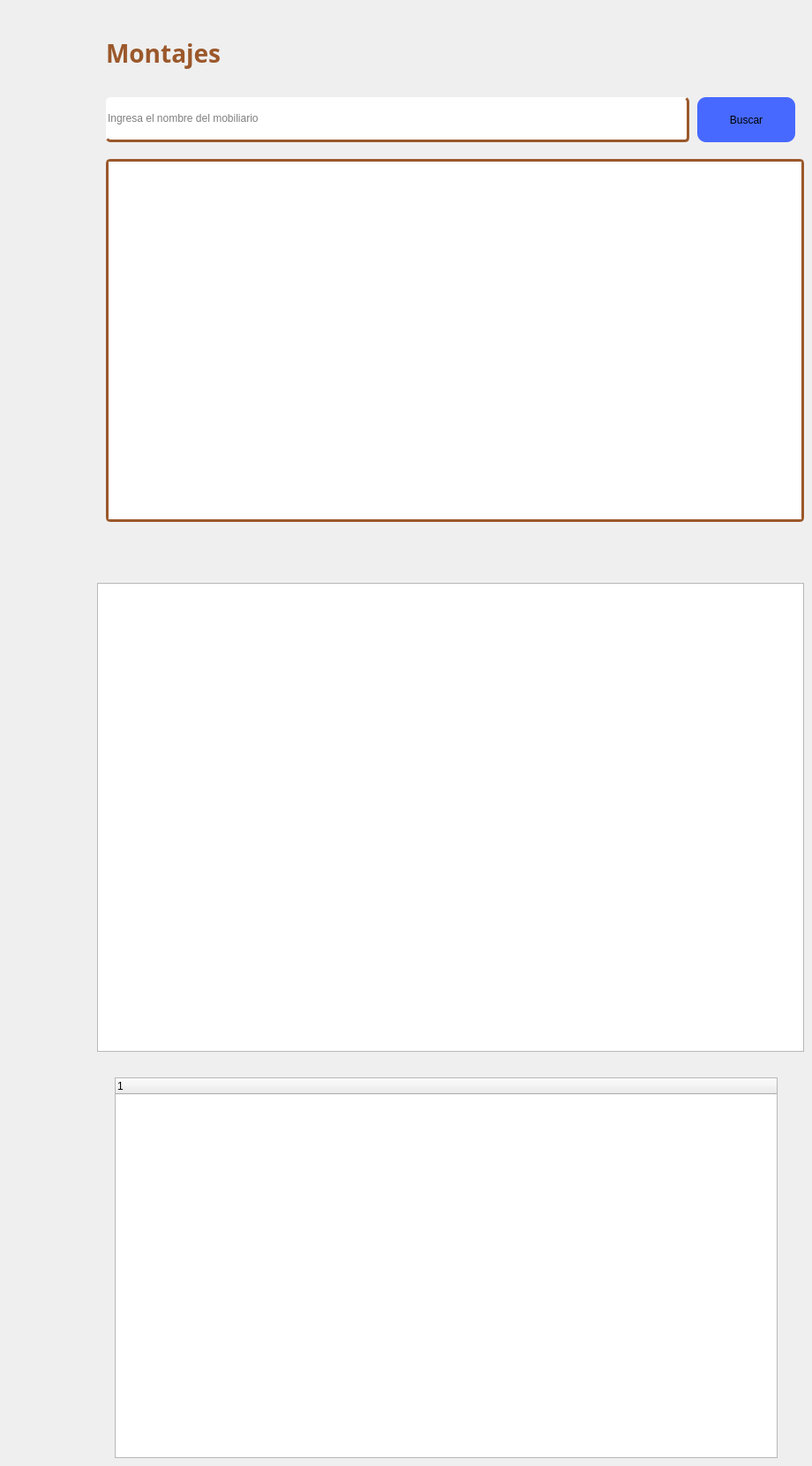
            <widget class="QWidget" name="tab_11">
             <attribute name="title">
              <string>Mobiliario en montajes</string>
             </attribute>
             <widget class="QPushButton" name="almBuscarE_5">
              <property name="geometry">
               <rect>
                <x>790</x>
                <y>110</y>
                <width>111</width>
                <height>51</height>
               </rect>
              </property>
              <property name="cursor">
               <cursorShape>PointingHandCursor</cursorShape>
              </property>
              <property name="styleSheet">
               <string notr="true">border: none;
border-radius: 10px;
background-color: rgb(71, 105, 255);</string>
              </property>
              <property name="text">
               <string>Buscar</string>
              </property>
             </widget>
             <widget class="QLineEdit" name="almBuscadorE_5">
              <property name="geometry">
               <rect>
                <x>120</x>
                <y>110</y>
                <width>661</width>
                <height>51</height>
               </rect>
              </property>
              <property name="styleSheet">
               <string notr="true">border: unset;
color: rgb(0, 0, 0);
border-radius: 5px;
border-bottom: 3px solid rgba(155, 88, 43, 1.0);
border-right: 3px solid  rgba(155, 88, 43, 1.0);</string>
              </property>
              <property name="placeholderText">
               <string>Ingresa el nombre del mobiliario</string>
              </property>
             </widget>
             <widget class="QTextEdit" name="almResulE_5">
              <property name="enabled">
               <bool>true</bool>
              </property>
              <property name="geometry">
               <rect>
                <x>120</x>
                <y>180</y>
                <width>791</width>
                <height>411</height>
               </rect>
              </property>
              <property name="font">
               <font>
                <family>Adwaita Sans</family>
                <pointsize>12</pointsize>
               </font>
              </property>
              <property name="cursor" stdset="0">
               <cursorShape>IBeamCursor</cursorShape>
              </property>
              <property name="styleSheet">
               <string notr="true">border: unset;
color: rgb(0, 0, 0);
border-radius: 5px;
border: 3px solid rgba(155, 88, 43, 1.0);
</string>
              </property>
              <property name="verticalScrollBarPolicy">
               <enum>Qt::ScrollBarPolicy::ScrollBarAsNeeded</enum>
              </property>
              <property name="readOnly">
               <bool>true</bool>
              </property>
             </widget>
             <widget class="QTableWidget" name="tableWidget">
              <property name="geometry">
               <rect>
                <x>110</x>
                <y>660</y>
                <width>801</width>
                <height>531</height>
               </rect>
              </property>
             </widget>
             <widget class="QTreeWidget" name="treeWidget">
              <property name="geometry">
               <rect>
                <x>130</x>
                <y>1220</y>
                <width>751</width>
                <height>431</height>
               </rect>
              </property>
              <property name="styleSheet">
               <string notr="true">color: rgb(0, 0, 0);</string>
              </property>
              <column>
               <property name="text">
                <string notr="true">1</string>
               </property>
              </column>
             </widget>
             <widget class="QLabel" name="label_50">
              <property name="geometry">
               <rect>
                <x>120</x>
                <y>40</y>
                <width>251</width>
                <height>41</height>
               </rect>
              </property>
              <property name="font">
               <font>
                <family>Adwaita Sans</family>
                <pointsize>-1</pointsize>
                <bold>true</bold>
               </font>
              </property>
              <property name="styleSheet">
               <string notr="true">border: none;
color: rgba(155, 88, 43, 1.0);
font-size: 28px;</string>
              </property>
              <property name="text">
               <string>Montajes</string>
              </property>
             </widget>
            </widget>
